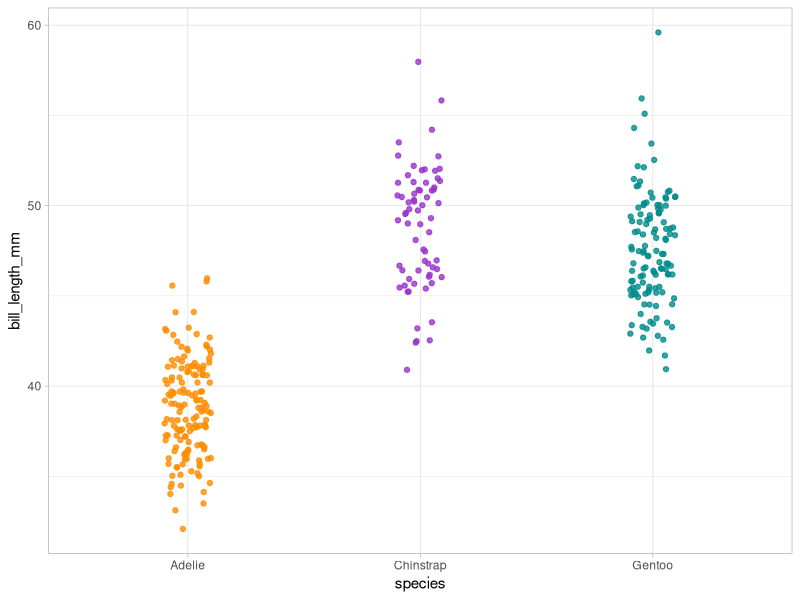

The R source for this figure:
## ---- chunk 1
# Load required packages
library(tidyverse)
library(palmerpenguins)

# Display first 5 observations
penguins |>
  slice_head(n = 5)
## ---- chunk 2
# Visualise distribution using scatter plots
penguins |>
  ggplot(mapping = aes(x = species, y = bill_length_mm)) +
  geom_jitter(aes(color = species),
    width = 0.1, show.legend = FALSE, alpha = 0.8) +
  scale_color_manual(values = c("darkorange", "darkorchid", "cyan4")) +
  theme_light()
